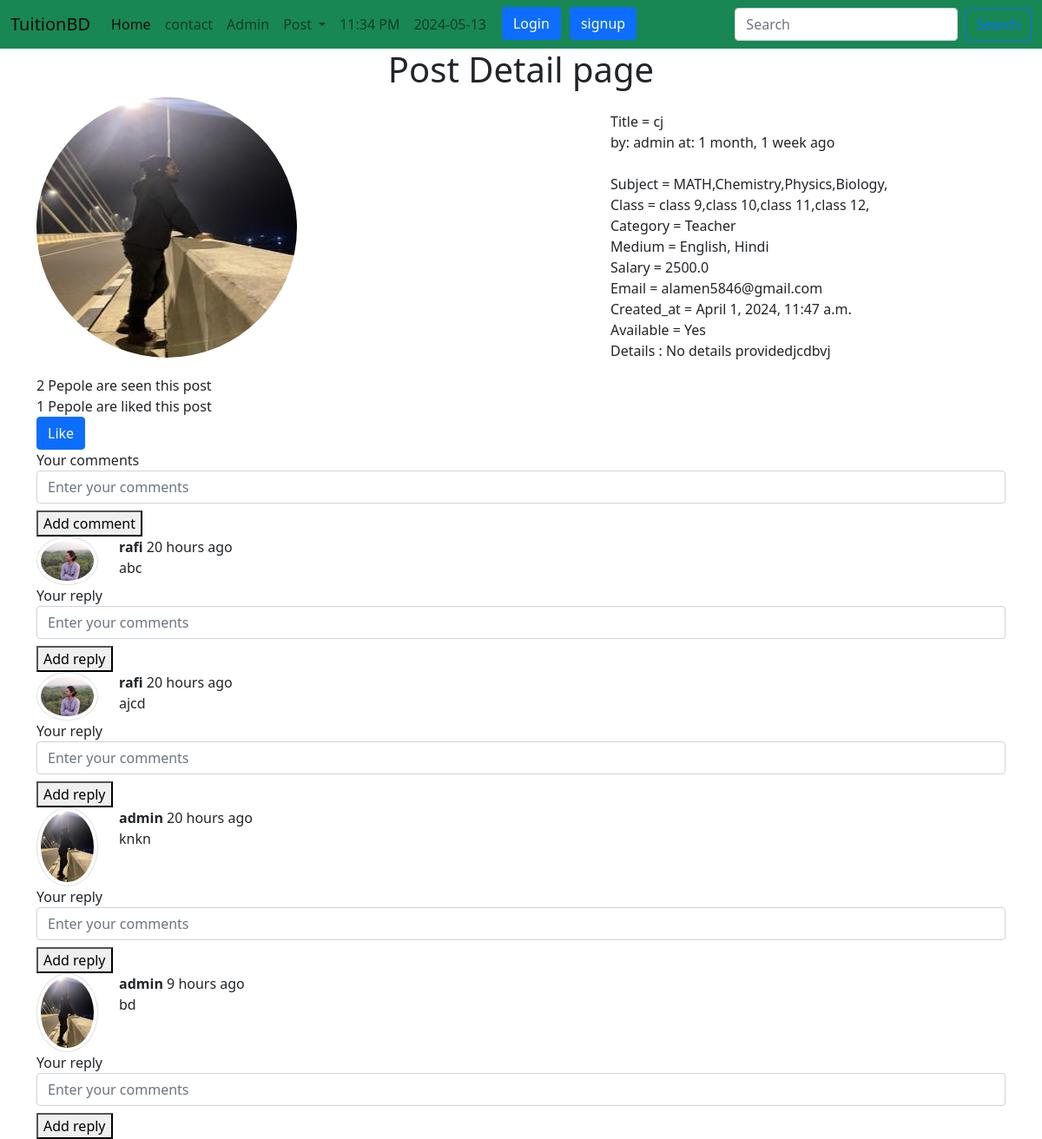
Page /postdetail/7/ on the committed database.
### app/models.py (models this page shows, shortened)
class Post(models.Model):
    CATEGORY_CHOICES = (
        ('Teacher', 'Teacher'),
        ('Student', 'Student'),
    )
    MEDIUM = (
        ('Bangla', 'bangla'),
        ('English', 'English'),
        ('Urdu', 'Urdu'),
        ('Hindi', 'Hindi')
    )
    user = models.ForeignKey(
        User, on_delete=models.CASCADE, blank=True, null=True)
    id = models.AutoField(primary_key=True)
    title = models.CharField(max_length=100)
    slug = models.CharField(max_length=100, default=title)
    email = models.EmailField()
    salary = models.FloatField()
    details = models.TextField(default='No details provided')
    available = models.BooleanField()
    category = models.CharField(max_length=20, choices=CATEGORY_CHOICES)
    created_date = models.DateTimeField(default=now)
    image = models.ImageField(default='default.jpg',
                              upload_to='tuition/images')
    medium = MultiSelectField(
        max_length=100, max_choices=4, choices=MEDIUM,  default='bangla')
    subject = models.ManyToManyField(Subject, related_name='subject_set')
    class_in = models.ManyToManyField(Class_in, related_name='class_set')
    likes = models.ManyToManyField(User, related_name= 'post_likes')
    views = models.ManyToManyField(User,related_name='post_views')
    def total_likes(self):
        return self.likes.count()
    def total_views(self):
        return self.views.count()
    def get_subjectlist(self):
        sub = Subject.objects.all()
        subject = ""
        for i in sub:
            subject = subject + str(i) + ','
        return subject
    def get_classlist(self):
        clas = Class_in.objects.all()
        clss = ""
        for i in clas:
            clss = clss + str(i) + ','
        return clss

class Subject(models.Model):
    name = models.CharField(max_length=100)
    def __str__(self):
        return self.name

class Class_in(models.Model):
    name = models.CharField(max_length=100)
    def __str__(self):
        return self.name

class Comment(models.Model):
    user = models.ForeignKey(User, on_delete=models.CASCADE )
    post = models.ForeignKey(Post,on_delete=models.CASCADE)
    text = models.TextField()
    parent =  models.ForeignKey('self',on_delete=models.CASCADE, null=True)
    create_at = models.DateTimeField(default=now)

### session/models.py (models this page shows, shortened)
class UserProfile(models.Model):
    GENDER_CHOICES = (
        ('Male', 'MALE'),
        ('Female', 'FEMALE'),
    )
    CATEGORY = (
        ('Student', 'Student'),
        ('Teacher', 'Teacher'),
    )
    BLOOD_GROUP = (
        ('A+', 'A+'),
        ('A-', 'A-'),
        ('B+', 'B+'),
        ('B-', 'B-'),
        ('O+', 'O+'),
        ('O-', 'O-'),
        ('AB+', 'AB+'),
        ('AB-', 'AB-'),
    )
    user = models.OneToOneField(User, on_delete=models.CASCADE)
    birth_date = models.DateField()
    blood_group = models.CharField(max_length=3, choices=BLOOD_GROUP)
    gender = models.CharField(max_length=50, choices=GENDER_CHOICES)
    address = models.CharField(max_length=13)
    phone = models.CharField(max_length=130)
    nationality = models.CharField(max_length=30)
    religion = models.CharField(max_length=50)
    biodata = models.TextField()
    profession = models.CharField(max_length=50, choices=CATEGORY, null=True)
    image = models.ImageField(default='default.jpg',
                              upload_to='session/images')

### app/views.py (the view)
# urls.py: path('postdetail/<str:pk>/', PostDetail.as_view(), name='postdetail'),
class PostDetail(DetailView):
    model = Post
    template_name = 'tuition/postdetail.html'
    def get_context_data(self, *args, **kwargs):
        context = super().get_context_data(*args, **kwargs)
        post = context.get('object')
        if self.request.user.is_authenticated:
            self.object.views.add(self.request.user)
            liked = self.object.likes.filter(id=self.request.user.id).exists()
        else:
            liked = False
        comments = Comment.objects.filter(post=post.id, parent=None)
        replies = Comment.objects.filter(post=post.id).exclude(parent=None)
        DicReplyof = {}
        for reply in replies:
            if reply.parent.id not in DicReplyof:
                DicReplyof[reply.parent.id] = [reply]
            else:
                DicReplyof[reply.parent.id].append(reply)
        context["post"] = post
        context['mgs'] = "Details of Post"
        context['liked'] = liked
        context['comments'] = comments
        context['DicReplyof'] = DicReplyof
        return context

### app/templatetags/tag.py (called while the page is built)
@register.filter(name='get_reply')
def get_key(dict,key):
    return dict.get(key)

### templates/tuition/postdetail.html (shortened to what this page needs)
{% extends 'base.html' %}
{% load tag %}
{% block body %}
{% load humanize %}
<div class="container">
    <h1 class="text-center">Post Detail page</h1>
    <div class="row">
        <div class="col-md-6">
            <img src="{{post.image.url}}" alt="" style="width:300px; height:300px" class="rounded-circle">
        </div>
        <div class="col-md-6 mt-3">
            <div class="offset-md-2">
                Title = {{post.title}} <br>
                by: {{post.user.username}} at: {{post.created_date | naturaltime}} <br>
                 <br>
                Subject = {{post.get_subjectlist}} <br>
                Class = {{post.get_classlist}} <br>
                Category = {{post.category}} <br>
                Medium = {{post.medium}} <br>
                Salary = {{post.salary}} <br>
                Email = {{post.email}} <br>
                Created_at = {{post.created_date}} <br>
                Available = {% if post.available %}
                Yes
                {% else %}
                NO
                {% endif %} <br>
                <p>Details : {{post.details}}</p>
            </div>
        </div>
    </div>
    <div>
        <div>
            {{post.total_views}} Pepole are seen this post <br>
            {{post.total_likes}} Pepole are liked this post <br>
        </div>
    </div>
    <div>
        <form action="{% url 'app:likepost' id=object.id %}" method="POST">
            {% if liked %}
            <button type="submit" class="btn btn-warning">Unlike</button>
            {% else %}
            <button type="submit" class="btn btn-primary">Like</button>
            {% endif %}
        </form>
    </div>
    <div>
        <form action="{% url 'app:addcomment' %}" method="post">
            <div class="form-group">
                <label for="">Your comments</label>
                <input type="text" name="comment" placeholder="Enter your comments" class="form-control">
            </div>
            <button type="submit" class="mt-2">Add comment</button>
        </form>
    </div>
    <div>
        {% for comment in comments %}
        <div class="row">
            <div class="col-md-1">
                <img src="{{ comment.user.userprofile.image.url }}" class="img-thumbnail rounded-circle" alt="">
            </div>
            <div class="col-md-11">
                <b>{{ comment.user.username }}</b> {{ comment.create_at |naturaltime }}
                <div>{{ comment.text }}</div>
            </div>
        </div>
        <div class="row">
            <form action="{% url 'app:addcomment' %}" method="post">
                <div class="form-group">
                    <label for="">Your reply</label>
                    <input type="text" name="comment" placeholder="Enter your comments" class="form-control">
                </div>
                <button type="submit" class="mt-2">Add reply</button>
            </form>
        </div>
        {% endfor %}
    </div>
{% endblock body %}

### rows in the picture
Post: image (placeholder picture), title "cj", user.username "admin", created_date "1 month, 1 week ago", get_subjectlist "MATH,Chemistry,Physics,Biology,", get_classlist "class 9,class 10,class 11,class 12,", category "Teacher", medium "English, Hindi", salary "2500.0", email "alamen5846@gmail.com", created_date "April 1, 2024, 11:47 a.m.", details "No details providedjcdbvj", total_views "2", total_likes "1"
Comment: user.userprofile.image (picture), user.username "rafi", create_at "20 hours ago", text "abc"
Comment: user.userprofile.image (picture), user.username "rafi", create_at "20 hours ago", text "ajcd"
Comment: user.userprofile.image (placeholder picture), user.username "admin", create_at "20 hours ago", text "knkn"
Comment: user.userprofile.image (placeholder picture), user.username "admin", create_at "9 hours ago", text "bd"
